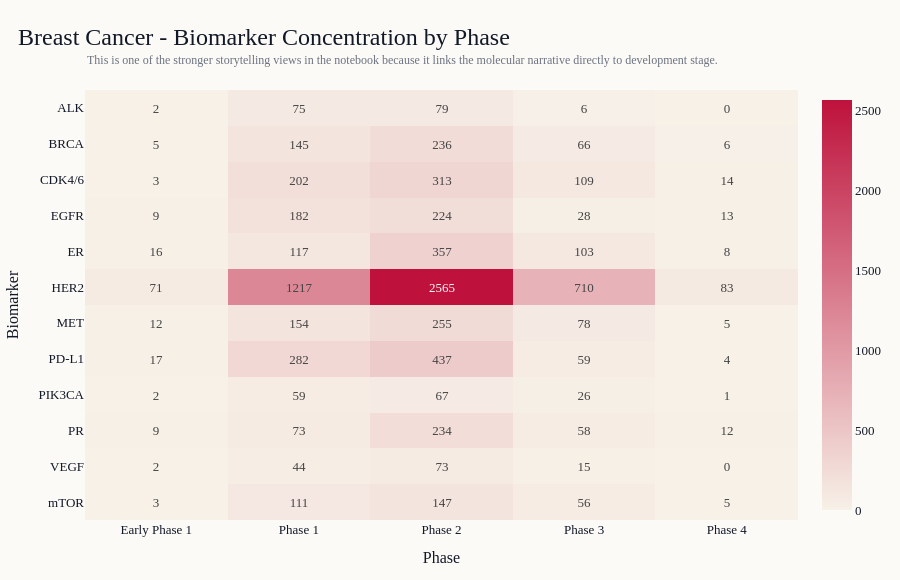

Source (notebook cell):
### Code cell
fig_biomarker_heat = px.imshow(
    biomarker_phase_pivot,
    text_auto=True,
    aspect="auto",
    color_continuous_scale=[PALETTE["sand"], PALETTE["rose"]],
)
pretty_layout(
    fig_biomarker_heat,
    title=f"{SELECTED_CANCER} - Biomarker Concentration by Phase",
    subtitle="This is one of the stronger storytelling views in the notebook because it links the molecular narrative directly to development stage.",
    height=580,
)
fig_biomarker_heat.update_xaxes(title_text="Phase")
fig_biomarker_heat.update_yaxes(title_text="Biomarker")
fig_biomarker_heat.show()

### Figure 1 — Plotly figure (JSON) as saved in the notebook; plotly's stock layout.template omitted (floating-point values rounded to 4 significant figures)
{"data": [{"coloraxis": "coloraxis", "hovertemplate": "phase: %{x}<br>biomarker: %{y}<br>color: %{z}<extra></extra>", "name": "0", "texttemplate": "%{z}", "type": "heatmap", "x": ["Early Phase 1", "Phase 1", "Phase 2", "Phase 3", "Phase 4"], "xaxis": "x", "y": ["ALK", "BRCA", "CDK4/6", "EGFR", "ER", "HER2", "MET", "PD-L1", "PIK3CA", "PR", "VEGF", "mTOR"], "yaxis": "y", "z": [[2.0, 75.0, 79.0, 6.0, 0.0], [5.0, 145.0, 236.0, 66.0, 6.0], [3.0, 202.0, 313.0, 109.0, 14.0], [9.0, 182.0, 224.0, 28.0, 13.0], [16.0, 117.0, 357.0, 103.0, 8.0], [71.0, 1217.0, 2565.0, 710.0, 83.0], [12.0, 154.0, 255.0, 78.0, 5.0], [17.0, 282.0, 437.0, 59.0, 4.0], [2.0, 59.0, 67.0, 26.0, 1.0], [9.0, 73.0, 234.0, 58.0, 12.0], [2.0, 44.0, 73.0, 15.0, 0.0], [3.0, 111.0, 147.0, 56.0, 5.0]]}], "layout": {"annotations": [{"align": "left", "font": {"color": "#6b7280", "size": 12}, "showarrow": false, "text": "This is one of the stronger storytelling views in the notebook because it links the molecular narrative directly to development stage.", "x": 0, "xref": "paper", "y": 1.09, "yref": "paper"}], "coloraxis": {"colorscale": [[0, "#f7f1e8"], [1, "#be123c"]]}, "font": {"color": "#111827", "family": "Georgia, Times New Roman, serif", "size": 13}, "height": 580, "legend": {"bgcolor": "rgba(0,0,0,0)", "orientation": "h", "x": 0, "xanchor": "left", "y": 1.02, "yanchor": "bottom"}, "margin": {"b": 60, "l": 60, "r": 40, "t": 90}, "paper_bgcolor": "#fcfaf6", "plot_bgcolor": "#fcfaf6", "title": {"font": {"color": "#111827", "size": 24}, "text": "Breast Cancer - Biomarker Concentration by Phase", "x": 0.02}, "xaxis": {"anchor": "y", "domain": [0, 1], "title": {"text": "Phase"}}, "yaxis": {"anchor": "x", "autorange": "reversed", "domain": [0, 1], "title": {"text": "Biomarker"}}}}
